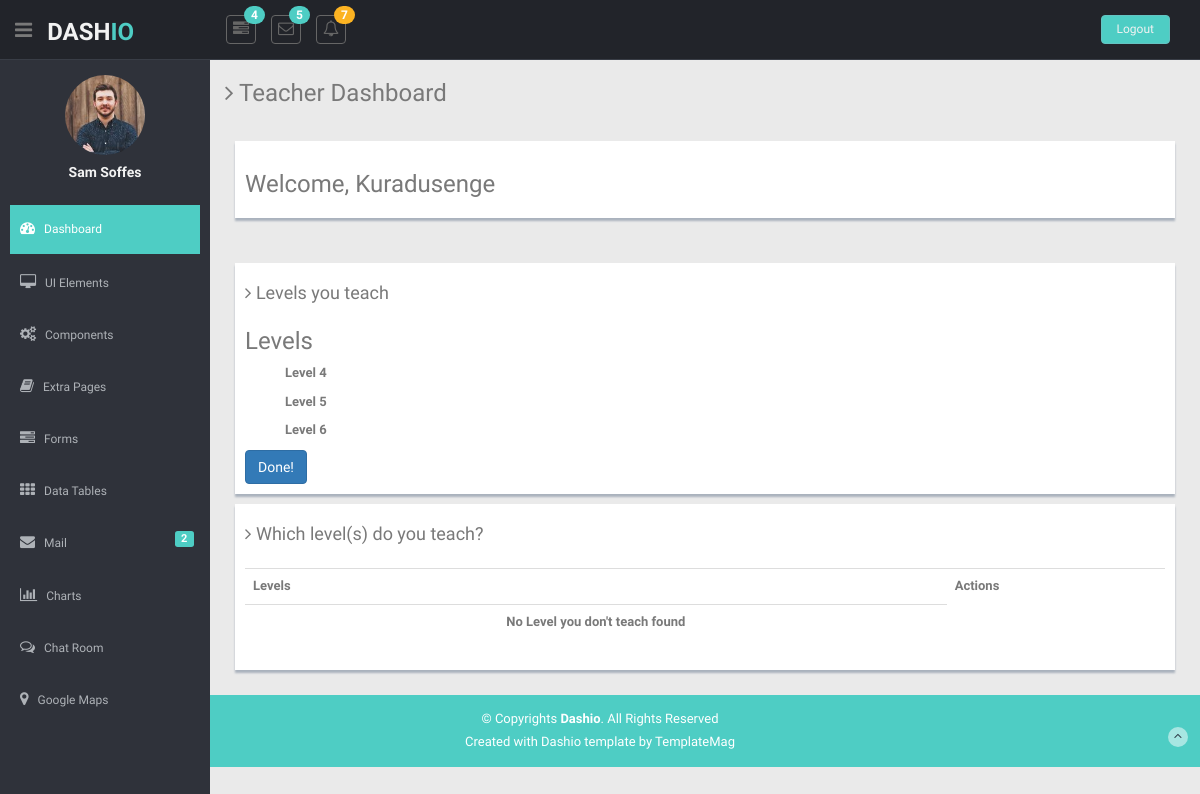
/teacher/level (signed in), run on the app's committed database.
### schoolapp/models.py (models this page shows, shortened)
class Level(models.Model):
    levelName = models.CharField(max_length=20)
    teacher = models.ManyToManyField(Teacher)
    class Meta:
        db_table = "level"

### schoolapp/views.py (the view)
# urls.py: path('teacher/level', views.levels),
def levels(request):
    try:
        levels = Level.objects.filter(teacher=request.session['id'])
    except Level.DoesNotExist:
        raise Http404("No Class you don't teach found")
    context = {
        'all_subjects': Subject.objects.filter(teacher=request.session['id']),
        'all_combination': Combination.objects.all(),
        'levels':levels,
        'data': [1, 2, 3, 4, 5, 6, 7, 8, 9],
        'levels_not':Level.objects.exclude(teacher=request.session['id']),
    }
    return render(request, 'teachers/levels.html', context)

### schoolapp/templates/teachers/levels.html (shortened to what this page needs)
{% extends 'master/master.html' %}
{% load static %}
{% block content %}
<section id="main-content">
    <section class="wrapper">
      <h3><i class="fa fa-angle-right"></i> Teacher Dashboard</h3>
      <div class="row mt">
        <div class="col-lg-12">
          <div class="form-panel">
            <h3>Welcome, {{request.session.teacher}}</h3>
          </div>
        </div>
      </div>
      <div class="row mt">
        <div class="col-lg-12">
          <div class="form-panel" style="padding: 10px;">
            <h4 class="mb"><i class="fa fa-angle-right"></i> Levels you teach</h4>
                <h3>Levels</h3>
                {% for level in levels %}
                <ul>
                  <li><b>{{ level.levelName }}</b></li>
                </ul>
                {% empty %}
                <center><b>No Leve you teach found. Click Add in the above list</b></center></td>
                {% endfor %}
                    <a href="/teacher/subjects" class="btn btn-primary">Done!</a>
          </div>
          <div class="form-panel">
            <h4 class="mb"><i class="fa fa-angle-right"></i> Which level(s) do you teach?</h4>
            <table class="table">
                <th>Levels</th>
                <th>Actions</th>
                {% for level1 in levels_not %}
                <tr>
                    <td>{{ level1.levelName }}</td>
                    <td>
                        <a href="/teacher/addlevel/{{level1.id}}" class="btn btn-primary">Add</a>
                    </td>
                </tr>
                {% empty %}
                <tr>
                  <td><center><b>No Level you don't teach found</b></center></td>
                </tr>
                {% endfor %}
        </table>
          </div>
        </div>
      </div>
    </section>
  </section>
  {% endblock %}

### schoolapp/static/css/style.css (style rules this page uses)
body { color: #797979; background: #eaeaea; font-family: 'Ruda', sans-serif; padding: 0px !important; margin: 0px !important; font-size:13px; }
.mt { margin-top: 25px; }
.mb { margin-bottom: 25px; }
#main-content { margin-left: 210px; }
.wrapper { display: inline-block; margin-top: 60px; padding-left: 15px; padding-right: 15px; padding-bottom: 15px; padding-top: 0px; width: 100%; }
.form-panel { background: #ffffff; margin: 10px; padding: 10px; box-shadow: 0px 3px 2px #aab2bd; text-align: left; }

### data on the page
Level: levelName "Level 4"
Level: levelName "Level 5"
Level: levelName "Level 6"

### other printed values
{{ request.session.teacher }} "Kuradusenge"
